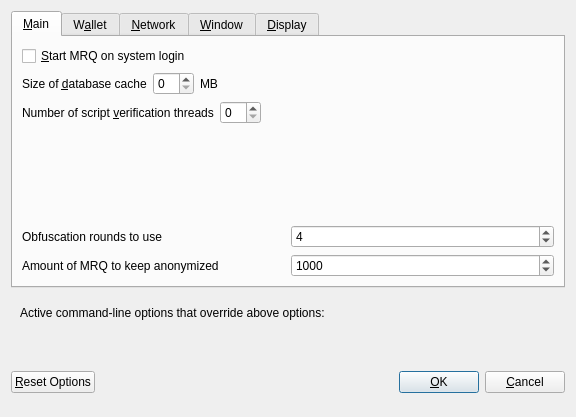
<?xml version="1.0" encoding="UTF-8"?>
<ui version="4.0">
 <class>OptionsDialog</class>
 <widget class="QDialog" name="OptionsDialog">
  <property name="geometry">
   <rect>
    <x>0</x>
    <y>0</y>
    <width>576</width>
    <height>417</height>
   </rect>
  </property>
  <property name="windowTitle">
   <string>Options</string>
  </property>
  <property name="modal">
   <bool>true</bool>
  </property>
  <layout class="QVBoxLayout" name="verticalLayout">
   <item>
    <widget class="QTabWidget" name="tabWidget">
     <property name="currentIndex">
      <number>0</number>
     </property>
     <widget class="QWidget" name="tabMain">
      <attribute name="title">
       <string>&amp;Main</string>
      </attribute>
      <layout class="QVBoxLayout" name="verticalLayout_Main">
       <item>
        <widget class="QCheckBox" name="bitcoinAtStartup">
         <property name="toolTip">
          <string>Automatically start MRQ after logging in to the system.</string>
         </property>
         <property name="text">
          <string>&amp;Start MRQ on system login</string>
         </property>
        </widget>
       </item>
       <item>
        <layout class="QHBoxLayout" name="horizontalLayout_2_Main">
         <item>
          <widget class="QLabel" name="databaseCacheLabel">
           <property name="text">
            <string>Size of &amp;database cache</string>
           </property>
           <property name="textFormat">
            <enum>Qt::PlainText</enum>
           </property>
           <property name="buddy">
            <cstring>databaseCache</cstring>
           </property>
          </widget>
         </item>
         <item>
          <widget class="QSpinBox" name="databaseCache"/>
         </item>
         <item>
          <widget class="QLabel" name="databaseCacheUnitLabel">
           <property name="text">
            <string>MB</string>
           </property>
           <property name="textFormat">
            <enum>Qt::PlainText</enum>
           </property>
          </widget>
         </item>
         <item>
          <spacer name="horizontalSpacer_2_Main">
           <property name="orientation">
            <enum>Qt::Horizontal</enum>
           </property>
           <property name="sizeHint" stdset="0">
            <size>
             <width>40</width>
             <height>20</height>
            </size>
           </property>
          </spacer>
         </item>
        </layout>
       </item>
       <item>
        <layout class="QHBoxLayout" name="horizontalLayout_3_Main">
         <item>
          <widget class="QLabel" name="threadsScriptVerifLabel">
           <property name="text">
            <string>Number of script &amp;verification threads</string>
           </property>
           <property name="textFormat">
            <enum>Qt::PlainText</enum>
           </property>
           <property name="buddy">
            <cstring>threadsScriptVerif</cstring>
           </property>
          </widget>
         </item>
         <item>
          <widget class="QSpinBox" name="threadsScriptVerif">
           <property name="toolTip">
            <string>(0 = auto, &lt;0 = leave that many cores free)</string>
           </property>
          </widget>
         </item>
         <item>
          <spacer name="horizontalSpacer_3_Main">
           <property name="orientation">
            <enum>Qt::Horizontal</enum>
           </property>
           <property name="sizeHint" stdset="0">
            <size>
             <width>40</width>
             <height>20</height>
            </size>
           </property>
          </spacer>
         </item>
        </layout>
       </item>
       <item>
        <spacer name="verticalSpacer_Main">
         <property name="orientation">
          <enum>Qt::Vertical</enum>
         </property>
         <property name="sizeHint" stdset="0">
          <size>
           <width>20</width>
           <height>40</height>
          </size>
         </property>
        </spacer>
       </item>
       <item>
        <layout class="QHBoxLayout" name="horizontalLayout_4_Main">
         <item>
          <widget class="QLabel" name="label">
           <property name="toolTip">
            <string>This setting determines the amount of individual masternodes that an input will be anonymized through.&lt;br/&gt;More rounds of anonymization gives a higher degree of privacy, but also costs more in fees.</string>
           </property>
           <property name="text">
            <string>Obfuscation rounds to use</string>
           </property>
          </widget>
         </item>
         <item>
          <widget class="QSpinBox" name="obfuscationRounds">
           <property name="minimum">
            <number>2</number>
           </property>
           <property name="maximum">
            <number>8</number>
           </property>
           <property name="value">
            <number>4</number>
           </property>
          </widget>
         </item>
        </layout>
       </item>
       <item>
        <layout class="QHBoxLayout" name="horizontalLayout">
         <item>
          <widget class="QLabel" name="label_2">
           <property name="toolTip">
            <string>This amount acts as a threshold to turn off Obfuscation once it's reached.</string>
           </property>
           <property name="statusTip">
            <string notr="true"/>
           </property>
           <property name="whatsThis">
            <string notr="true"/>
           </property>
           <property name="accessibleName">
            <string notr="true"/>
           </property>
           <property name="accessibleDescription">
            <string notr="true"/>
           </property>
           <property name="text">
            <string>Amount of MRQ to keep anonymized</string>
           </property>
          </widget>
         </item>
         <item>
          <widget class="QSpinBox" name="anonymizeBSG">
           <property name="minimum">
            <number>100</number>
           </property>
           <property name="maximum">
            <number>100000</number>
           </property>
           <property name="singleStep">
            <number>100</number>
           </property>
           <property name="value">
            <number>1000</number>
           </property>
          </widget>
         </item>
        </layout>
       </item>
      </layout>
     </widget>
     <widget class="QWidget" name="tabWallet">
      <attribute name="title">
       <string>W&amp;allet</string>
      </attribute>
      <layout class="QVBoxLayout" name="verticalLayout_Wallet">
       <item>
        <widget class="QGroupBox" name="groupBox">
         <property name="title">
          <string>Expert</string>
         </property>
         <layout class="QVBoxLayout" name="verticalLayout_2">
          <item>
           <widget class="QCheckBox" name="coinControlFeatures">
            <property name="toolTip">
             <string>Whether to show coin control features or not.</string>
            </property>
            <property name="text">
             <string>Enable coin &amp;control features</string>
            </property>
           </widget>
          </item>
          <item>
           <widget class="QCheckBox" name="showMasternodesTab">
            <property name="toolTip">
             <string>Show additional tab listing all your masternodes in first sub-tab&lt;br/&gt;and all masternodes on the network in second sub-tab.</string>
            </property>
            <property name="text">
             <string>Show Masternodes Tab</string>
            </property>
           </widget>
          </item>
          <item>
           <widget class="QCheckBox" name="spendZeroConfChange">
            <property name="toolTip">
             <string>If you disable the spending of unconfirmed change, the change from a transaction&lt;br/&gt;cannot be used until that transaction has at least one confirmation.&lt;br/&gt;This also affects how your balance is computed.</string>
            </property>
            <property name="text">
             <string>&amp;Spend unconfirmed change</string>
            </property>
           </widget>
          </item>
         </layout>
        </widget>
       </item>
       <item>
        <spacer name="verticalSpacer_Wallet">
         <property name="orientation">
          <enum>Qt::Vertical</enum>
         </property>
         <property name="sizeHint" stdset="0">
          <size>
           <width>20</width>
           <height>40</height>
          </size>
         </property>
        </spacer>
       </item>
      </layout>
     </widget>
     <widget class="QWidget" name="tabNetwork">
      <attribute name="title">
       <string>&amp;Network</string>
      </attribute>
      <layout class="QVBoxLayout" name="verticalLayout_Network">
       <item>
        <widget class="QCheckBox" name="mapPortUpnp">
         <property name="toolTip">
          <string>Automatically open the MRQ client port on the router. This only works when your router supports UPnP and it is enabled.</string>
         </property>
         <property name="text">
          <string>Map port using &amp;UPnP</string>
         </property>
        </widget>
       </item>
       <item>
        <widget class="QCheckBox" name="allowIncoming">
         <property name="toolTip">
          <string>Accept connections from outside</string>
         </property>
         <property name="text">
          <string>Allow incoming connections</string>
         </property>
        </widget>
       </item>
       <item>
        <widget class="QCheckBox" name="connectSocks">
         <property name="toolTip">
          <string>Connect to the MRQ network through a SOCKS5 proxy.</string>
         </property>
         <property name="text">
          <string>&amp;Connect through SOCKS5 proxy (default proxy):</string>
         </property>
        </widget>
       </item>
       <item>
        <layout class="QHBoxLayout" name="horizontalLayout_1_Network">
         <item>
          <widget class="QLabel" name="proxyIpLabel">
           <property name="text">
            <string>Proxy &amp;IP:</string>
           </property>
           <property name="textFormat">
            <enum>Qt::PlainText</enum>
           </property>
           <property name="buddy">
            <cstring>proxyIp</cstring>
           </property>
          </widget>
         </item>
         <item>
          <widget class="QValidatedLineEdit" name="proxyIp">
           <property name="minimumSize">
            <size>
             <width>140</width>
             <height>0</height>
            </size>
           </property>
           <property name="maximumSize">
            <size>
             <width>140</width>
             <height>16777215</height>
            </size>
           </property>
           <property name="toolTip">
            <string>IP address of the proxy (e.g. IPv4: 127.0.0.1 / IPv6: ::1)</string>
           </property>
          </widget>
         </item>
         <item>
          <widget class="QLabel" name="proxyPortLabel">
           <property name="text">
            <string>&amp;Port:</string>
           </property>
           <property name="textFormat">
            <enum>Qt::PlainText</enum>
           </property>
           <property name="buddy">
            <cstring>proxyPort</cstring>
           </property>
          </widget>
         </item>
         <item>
          <widget class="QLineEdit" name="proxyPort">
           <property name="minimumSize">
            <size>
             <width>55</width>
             <height>0</height>
            </size>
           </property>
           <property name="maximumSize">
            <size>
             <width>55</width>
             <height>16777215</height>
            </size>
           </property>
           <property name="toolTip">
            <string>Port of the proxy (e.g. 9050)</string>
           </property>
          </widget>
         </item>
         <item>
          <spacer name="horizontalSpacer_1_Network">
           <property name="orientation">
            <enum>Qt::Horizontal</enum>
           </property>
           <property name="sizeHint" stdset="0">
            <size>
             <width>40</width>
             <height>20</height>
            </size>
           </property>
          </spacer>
         </item>
        </layout>
       </item>
       <item>
        <spacer name="verticalSpacer_Network">
         <property name="orientation">
          <enum>Qt::Vertical</enum>
         </property>
         <property name="sizeHint" stdset="0">
          <size>
           <width>20</width>
           <height>40</height>
          </size>
         </property>
        </spacer>
       </item>
      </layout>
     </widget>
     <widget class="QWidget" name="tabWindow">
      <attribute name="title">
       <string>&amp;Window</string>
      </attribute>
      <layout class="QVBoxLayout" name="verticalLayout_Window">
       <item>
        <widget class="QCheckBox" name="minimizeToTray">
         <property name="toolTip">
          <string>Show only a tray icon after minimizing the window.</string>
         </property>
         <property name="text">
          <string>&amp;Minimize to the tray instead of the taskbar</string>
         </property>
        </widget>
       </item>
       <item>
        <widget class="QCheckBox" name="minimizeOnClose">
         <property name="toolTip">
          <string>Minimize instead of exit the application when the window is closed. When this option is enabled, the application will be closed only after selecting Quit in the menu.</string>
         </property>
         <property name="text">
          <string>M&amp;inimize on close</string>
         </property>
        </widget>
       </item>
       <item>
        <spacer name="verticalSpacer_Window">
         <property name="orientation">
          <enum>Qt::Vertical</enum>
         </property>
         <property name="sizeHint" stdset="0">
          <size>
           <width>20</width>
           <height>40</height>
          </size>
         </property>
        </spacer>
       </item>
      </layout>
     </widget>
     <widget class="QWidget" name="tabDisplay">
      <attribute name="title">
       <string>&amp;Display</string>
      </attribute>
      <layout class="QVBoxLayout" name="verticalLayout_Display">
       <item>
        <layout class="QHBoxLayout" name="horizontalLayout_1_Display">
         <item>
          <widget class="QLabel" name="langLabel">
           <property name="text">
            <string>User Interface &amp;language:</string>
           </property>
           <property name="textFormat">
            <enum>Qt::PlainText</enum>
           </property>
           <property name="buddy">
            <cstring>lang</cstring>
           </property>
          </widget>
         </item>
         <item>
          <widget class="QValueComboBox" name="lang">
           <property name="toolTip">
            <string>The user interface language can be set here. This setting will take effect after restarting MRQ.</string>
           </property>
          </widget>
         </item>
        </layout>
       </item>
       <item>
        <widget class="QLabel" name="label_3">
         <property name="toolTip">
          <string notr="true"/>
         </property>
         <property name="statusTip">
          <string notr="true"/>
         </property>
         <property name="whatsThis">
          <string notr="true"/>
         </property>
         <property name="accessibleName">
          <string notr="true"/>
         </property>
         <property name="text">
          <string>Language missing or translation incomplete? Help contributing translations here:
https://www.transifex.com/BSGcoin/BSGcoin-translations</string>
         </property>
         <property name="wordWrap">
          <bool>true</bool>
         </property>
         <property name="openExternalLinks">
          <bool>true</bool>
         </property>
         <property name="textInteractionFlags">
          <set>Qt::TextBrowserInteraction</set>
         </property>
        </widget>
       </item>
       <item>
        <layout class="QHBoxLayout" name="horizontalLayout_4_Display" stretch="0,0">
         <item>
          <widget class="QLabel" name="themeLabel">
           <property name="text">
            <string>User Interface Theme:</string>
           </property>
          </widget>
         </item>
         <item>
          <widget class="QValueComboBox" name="theme"/>
         </item>
        </layout>
       </item>
       <item>
        <widget class="Line" name="line">
         <property name="orientation">
          <enum>Qt::Horizontal</enum>
         </property>
        </widget>
       </item>
       <item>
        <layout class="QHBoxLayout" name="horizontalLayout_2_Display">
         <item>
          <widget class="QLabel" name="unitLabel">
           <property name="text">
            <string>&amp;Unit to show amounts in:</string>
           </property>
           <property name="textFormat">
            <enum>Qt::PlainText</enum>
           </property>
           <property name="buddy">
            <cstring>unit</cstring>
           </property>
          </widget>
         </item>
         <item>
          <widget class="QValueComboBox" name="unit">
           <property name="toolTip">
            <string>Choose the default subdivision unit to show in the interface and when sending coins.</string>
           </property>
          </widget>
         </item>
        </layout>
       </item>
       <item>
        <layout class="QHBoxLayout" name="horizontalLayout_5_Display">
         <item>
          <widget class="QLabel" name="digitsLabel">
           <property name="text">
            <string>Decimal digits</string>
           </property>
          </widget>
         </item>
         <item>
          <widget class="QValueComboBox" name="digits"/>
         </item>
        </layout>
       </item>
       <item>
        <layout class="QHBoxLayout" name="horizontalLayout_3_Display">
         <item>
          <widget class="QLabel" name="thirdPartyTxUrlsLabel">
           <property name="toolTip">
            <string>Third party URLs (e.g. a block explorer) that appear in the transactions tab as context menu items. %s in the URL is replaced by transaction hash. Multiple URLs are separated by vertical bar |.</string>
           </property>
           <property name="text">
            <string>Third party transaction URLs</string>
           </property>
           <property name="buddy">
            <cstring>thirdPartyTxUrls</cstring>
           </property>
          </widget>
         </item>
         <item>
          <widget class="QLineEdit" name="thirdPartyTxUrls">
           <property name="toolTip">
            <string>Third party URLs (e.g. a block explorer) that appear in the transactions tab as context menu items. %s in the URL is replaced by transaction hash. Multiple URLs are separated by vertical bar |.</string>
           </property>
          </widget>
         </item>
        </layout>
       </item>
       <item>
        <spacer name="verticalSpacer">
         <property name="orientation">
          <enum>Qt::Vertical</enum>
         </property>
         <property name="sizeHint" stdset="0">
          <size>
           <width>20</width>
           <height>40</height>
          </size>
         </property>
        </spacer>
       </item>
      </layout>
     </widget>
    </widget>
   </item>
   <item>
    <widget class="QFrame" name="frame">
     <layout class="QVBoxLayout" name="verticalLayout_Bottom">
      <item>
       <layout class="QHBoxLayout" name="horizontalLayout_Bottom">
        <item>
         <widget class="QLabel" name="overriddenByCommandLineInfoLabel">
          <property name="text">
           <string>Active command-line options that override above options:</string>
          </property>
          <property name="textFormat">
           <enum>Qt::PlainText</enum>
          </property>
         </widget>
        </item>
        <item>
         <spacer name="horizontalSpacer_Bottom">
          <property name="orientation">
           <enum>Qt::Horizontal</enum>
          </property>
          <property name="sizeHint" stdset="0">
           <size>
            <width>40</width>
            <height>20</height>
           </size>
          </property>
         </spacer>
        </item>
       </layout>
      </item>
      <item>
       <widget class="QLabel" name="overriddenByCommandLineLabel">
        <property name="text">
         <string/>
        </property>
        <property name="textFormat">
         <enum>Qt::PlainText</enum>
        </property>
        <property name="wordWrap">
         <bool>true</bool>
        </property>
       </widget>
      </item>
     </layout>
    </widget>
   </item>
   <item>
    <layout class="QHBoxLayout" name="horizontalLayout_Buttons">
     <item>
      <widget class="QPushButton" name="resetButton">
       <property name="toolTip">
        <string>Reset all client options to default.</string>
       </property>
       <property name="text">
        <string>&amp;Reset Options</string>
       </property>
       <property name="autoDefault">
        <bool>false</bool>
       </property>
      </widget>
     </item>
     <item>
      <spacer name="horizontalSpacer_1">
       <property name="orientation">
        <enum>Qt::Horizontal</enum>
       </property>
       <property name="sizeHint" stdset="0">
        <size>
         <width>40</width>
         <height>48</height>
        </size>
       </property>
      </spacer>
     </item>
     <item>
      <widget class="QLabel" name="statusLabel">
       <property name="minimumSize">
        <size>
         <width>200</width>
         <height>0</height>
        </size>
       </property>
       <property name="font">
        <font>
         <weight>75</weight>
         <bold>true</bold>
        </font>
       </property>
       <property name="text">
        <string/>
       </property>
       <property name="textFormat">
        <enum>Qt::PlainText</enum>
       </property>
       <property name="wordWrap">
        <bool>true</bool>
       </property>
      </widget>
     </item>
     <item>
      <spacer name="horizontalSpacer_2">
       <property name="orientation">
        <enum>Qt::Horizontal</enum>
       </property>
       <property name="sizeHint" stdset="0">
        <size>
         <width>40</width>
         <height>48</height>
        </size>
       </property>
      </spacer>
     </item>
     <item>
      <widget class="QPushButton" name="okButton">
       <property name="text">
        <string>&amp;OK</string>
       </property>
       <property name="autoDefault">
        <bool>false</bool>
       </property>
       <property name="default">
        <bool>true</bool>
       </property>
      </widget>
     </item>
     <item>
      <widget class="QPushButton" name="cancelButton">
       <property name="text">
        <string>&amp;Cancel</string>
       </property>
       <property name="autoDefault">
        <bool>false</bool>
       </property>
      </widget>
     </item>
    </layout>
   </item>
  </layout>
 </widget>
 <customwidgets>
  <customwidget>
   <class>QValidatedLineEdit</class>
   <extends>QLineEdit</extends>
   <header>qvalidatedlineedit.h</header>
  </customwidget>
  <customwidget>
   <class>QValueComboBox</class>
   <extends>QComboBox</extends>
   <header>qvaluecombobox.h</header>
  </customwidget>
 </customwidgets>
 <resources/>
 <connections/>
</ui>
